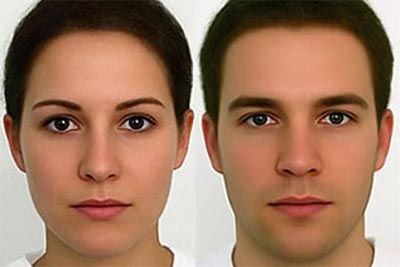
#> input picture 222.jpg, 400 x 267 px
$ jupyter execute 'haar + Ad人脸识别.ipynb'
#> lines starting #> are read from the running program, lines starting #| are printed output that depends on the picture; after the words box and inside, x2 and y2 are one past the last pixel; in counts of white or black regions, pixels touching at a corner belong together
[cell 1]
# 1 haar特征   特征 = 像素 ->运算 ->结果（具体值 向量 矩阵 多维）
# 2 如何利用特征 区分目标？阈值判决
# 3 得到判决？机器学习

# 公式推导 1  -2

[cell 2]
#haar + addboost face
# 1 分类器的结构   2 adaboost  3 xml 文件结构
'''
addboost 训练
1 初始化数据权值分布
0.1 0.1 0.1 0.1
2 遍历阈值 p
3 G1(X)
4 权值分布 update
0.2 0.2 0.2 0.7
训练终止条件 1 for count 2 p
'''

# haar + Adaboost 人脸识别

[cell 3]
import cv2
import numpy as np

face_xml = cv2.CascadeClassifier('haarcascade_frontalface_default.xml')
eye_xml = cv2.CascadeClassifier('haarcascade_eye.xml')

img = cv2.imread('222.jpg')
#> img is the input picture: shape (267, 400, 3); mean B, G, R 97, 120.7, 159.4
cv2.imshow('src',img)
gray = cv2.cvtColor(img,cv2.COLOR_BGR2GRAY)
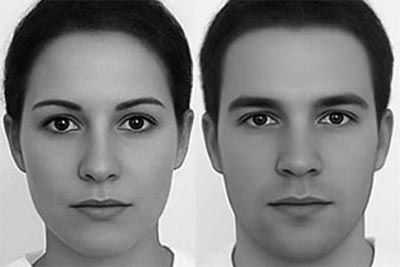
#> gray: shape (267, 400); min 0, max 255, mean 129.6
faces = face_xml.detectMultiScale(gray,1.3,5)
#> faces = [[15, 53, 178, 178], [202, 47, 187, 187]]
print(len(faces))
#| 2
for (x,y,w,h) in faces:
    cv2.rectangle(img,(x,y),(x+w,y+h),(255,0,0),2)
    roi_face = gray[y:y+h,x:x+w]
    roi_color = img[y:y+h,x:x+w]
    eyes = eye_xml.detectMultiScale(roi_face) #参数必须为灰度图
    print(len(eyes))
    for (e_x,e_y,e_w,e_h) in  eyes:
        cv2.rectangle(roi_color,(e_x,e_y),(e_x+e_w,e_y+e_h),(0,255,0),2)
#> this loop made 2 passes
#> (x, y, w, h, eyes) on pass 2: (202, 47, 187, 187, [[108, 47, 48, 48], [30, 47, 50, 50], [84, 160, 24, 24]])
#| 4
#| 3
#> pass 1, `roi_face = gray[y:y+h,x:x+w]`:
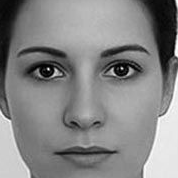
#> roi_face: shape (178, 178); min 0, max 254, mean 133.1
#> pass 1, `roi_color = img[y:y+h,x:x+w]`:
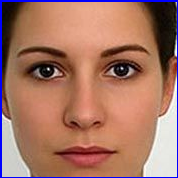
#> roi_color: shape (178, 178, 3); mean B, G, R 101.3, 116.8, 165.7
#> pass 2, `roi_face = gray[y:y+h,x:x+w]`:
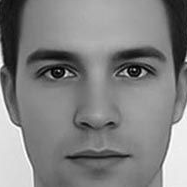
#> roi_face: shape (187, 187); min 0, max 254, mean 129.4
#> pass 2, `roi_color = img[y:y+h,x:x+w]`:
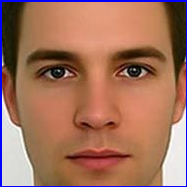
#> roi_color: shape (187, 187, 3); mean B, G, R 93.3, 113.3, 162.2
#> after the loop:
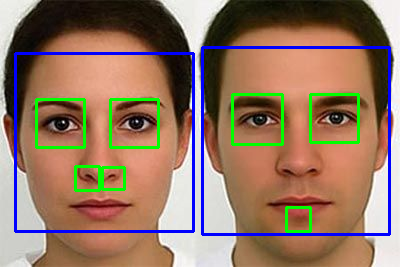
#> img: shape (267, 400, 3); 7.03% of pixels changed, all inside (x1, y1, x2, y2) = (14, 46, 391, 236)
#> after the loop:
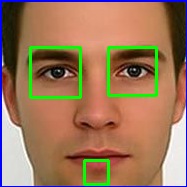
#> roi_color: shape (187, 187, 3); 4.15% of pixels changed, all inside (x1, y1, x2, y2) = (29, 46, 158, 186)
cv2.imshow('dst',img)
cv2.waitKey(0)
#> Out = 27
